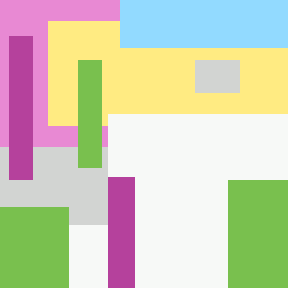
#> input picture test_image.png, 96 x 96 px (shown 3 times larger)
$ python assignment4.py
#> lines starting #> are read from the running program, lines starting #| are printed output that depends on the picture
# -*- coding: utf-8 -*-
# Name: André Moreira Souza
# NUSP: 9778985
# Course Code: SCC0251
# Semester: 2019/1
# Assignment: 4 - Colour image processing and segmentation
# %%
import numpy as np
import random
import imageio

# %%
# * Defining functions for assignment


def init_centroids(dataset, k, S):
    """Returns k random centroids from the dataset"""
    random.seed(S)
    return dataset[np.sort(random.sample(range(0, dataset.shape[0]), k))]


def closest_centroid(dataset, centroids):
    """Returns an array of the size of the image, with the ids of the closest
        centroids to each element.
    """
    clusters = np.zeros(dataset.shape[0], dtype=int)
    for idx, i in enumerate(dataset):
        clusters[idx] = np.nanargmin(
            [np.linalg.norm(centroid - i, ord=2) for centroid in centroids])
    return clusters


def img_k_means(img, pixel_mode, k, n, S=None):
    """ Performs k-means algorithm of an input image.

    The result segmented image I is a m x n image,
    with labels defined by I(x, y) in {1, ..., k},
    that is, each pixel receives a label relative to it's cluster.
    """
    # Generating dataset for k-means
    dataset = dataset_gen_from_img(img, pixel_mode)
    # Selecting initial centroids (with S as the seed)
    centroids = init_centroids(dataset, k, S)
    clusters = None

    # Iterating
    for _ in range(n):
        # For each element of dataset,
        #   compute cluster based on minimum distance
        clusters = closest_centroid(dataset, centroids)
        # Update centroids with mean of its elements
        new_centroids = np.array(
            [np.nanmean(dataset[clusters == idx], axis=0) for idx in range(k)])
        # If there is little change to the centroids, break out of loop
        # to avoid time limit.
        if np.allclose(centroids, new_centroids, atol=0.1, equal_nan=True):
            break
        centroids = new_centroids
    return clusters.reshape(img.shape[:2])


def rmse(img_i, img_r):
    """ Root mean squared error (RMSE) for comparison."""
    return np.sqrt(
        (1 / (img_i.shape[0] * img_i.shape[1])) *
        np.sum(np.square(img_i.astype(float) - img_r.astype(float))))


def normalize(img, min_value=0, max_value=255):
    """ Normalizes input image between min_value and max_value."""
    return (min_value + (img - img.min()) * (max_value - min_value) /
            (img.max() - img.min()))


def dataset_gen_from_img(img, pixel_mode):
    """ Generates dataset from image, according to the selected pixel_mode

    Result can be used as an argument to k_means function
    pixel_mode: 1 -> RGB; 2 -> RGBxy; 3 -> luminance; 4 -> luminance, x, y;
    """
    dataset = None
    if (pixel_mode == 1):
        # R,G,B
        dataset = img.reshape(img.shape[0] * img.shape[1], img.shape[2])
    elif (pixel_mode == 2):
        # R,G,B,x,y
        dataset = []
        for x in range(img.shape[0]):
            for y in range(img.shape[1]):
                dataset.append(
                    [img[x, y, 0], img[x, y, 1], img[x, y, 2], x, y])
        dataset = np.array(dataset)
    elif (pixel_mode == 3):
        # Luminance
        dataset = np.array([
            0.299 * point[0] + 0.587 * point[1] + 0.114 * point[2]
            for point in img.reshape(img.shape[0] * img.shape[1],
                                     img.shape[2]).astype(np.double)
        ]).reshape(-1, 1)
    elif (pixel_mode == 4):
        # Luminance, x, y
        dataset = []
        for x in range(img.shape[0]):
            for y in range(img.shape[1]):
                dataset.append([
                    0.299 * img[x, y, 0] + 0.587 * img[x, y, 1] +
                    0.114 * img[x, y, 2], x, y
                ])
        dataset = np.array(dataset)
    else:
        raise ValueError("Invalid value for pixel_mode")
    return dataset.astype(np.double)


# %%
# * Main function
if __name__ == "__main__":
    # get user input and check validity
    # i = input image, r = reference image
    ipath, rpath = str(input()).strip(), str(input()).strip()
#> the answer given: test_image.png
#> the answer given: test_image.png
    # reading images
    if ipath.endswith('.npy'):
        img_i = np.load(ipath)
    else:
        img_i = imageio.imread(ipath)
#> img_i is the input picture: shape (96, 96, 3); mean R, G, B 206.8, 206.7, 182.9
    if rpath.endswith('.npy'):
        img_r = np.load(rpath)
    else:
        img_r = imageio.imread(rpath)
    # 1 -> RGB; 2 -> RGBxy; 3 -> luminance; 4 -> luminance, x, y;
    pixel_mode = int(input(), base=10)
#> the answer given: 1
    if (pixel_mode not in [1, 2, 3, 4]):
        raise ValueError(
            "Invalid input value for pixel_mode. Should be in [1, 2, 3, 4]")
    k = int(input(), base=10)  # k = number of clusters
#> the answer given: 3
    if (k <= 0):
        raise ValueError("k should be a positive integer value -> k > 0")
    n = int(input(), base=10)  # n = number of iterations
#> the answer given: 3
    if (n <= 0):
        raise ValueError("n should be a positive integer value -> n > 0")
    S = int(input(), base=10)  # User-defined seed
#> the answer given: 3
    random.seed(S)  # Testing errors for S

    # Compute k-means, normalize and compare with reference image
    print('%.4f' % rmse(
        normalize(img_k_means(img_i, pixel_mode, k, n, S), 0, 255), img_r))
#> in img_k_means, `centroids = init_centroids(dataset, k, S)`: centroids = [[255, 235, 130], [247, 249, 247], [121, 192, 78]]
#> in img_k_means, `return clusters.reshape(img.shape[:2])`:
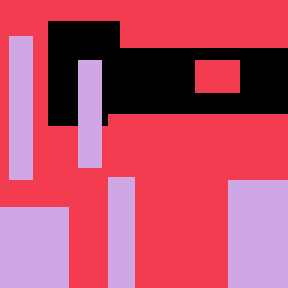
#> returned value: shape (96, 96) int64 (shown 3 times larger); 3 distinct labels, from 0 to 2; one colour per label, 0 black
#> in normalize, `return (min_value + (img - img.min()) * (max_value - min_value) / (img..`:
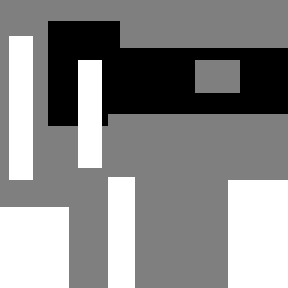
#> returned value: shape (96, 96) float64 (shown 3 times larger); min 0, max 255, mean 136.2
#> (the run stopped early here; a loop or call above may not have finished)
